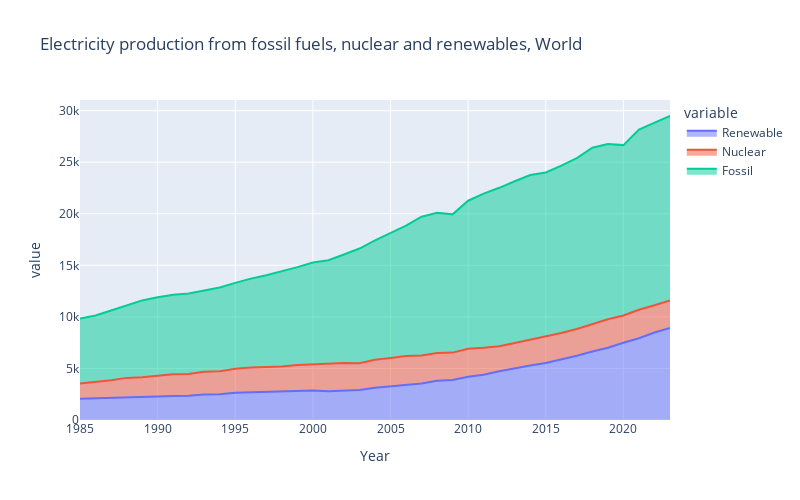

Here is the notebook cell this chart was saved with:
### Code cell
fig = px.area(df, x='Year', y='value', color='variable',
              height = 500, width = 800,
             title = 'Electricity production from fossil fuels, nuclear and renewables, World')
fig.show()

### Figure 1 — Plotly figure (JSON) as saved in the notebook; plotly's stock layout.template omitted (floating-point values rounded to 4 significant figures)
{"data": [{"fillpattern": {"shape": ""}, "hovertemplate": "variable=Renewable<br>Year=%{x}<br>value=%{y}<extra></extra>", "legendgroup": "Renewable", "line": {"color": "#636efa"}, "marker": {"symbol": "circle"}, "mode": "lines", "name": "Renewable", "orientation": "v", "showlegend": true, "stackgroup": "1", "type": "scatter", "x": [1985, 1986, 1987, 1988, 1989, 1990, 1991, 1992, 1993, 1994, 1995, 1996, 1997, 1998, 1999, 2000, 2001, 2002, 2003, 2004, 2005, 2006, 2007, 2008, 2009, 2010, 2011, 2012, 2013, 2014, 2015, 2016, 2017, 2018, 2019, 2020, 2021, 2022, 2023], "xaxis": "x", "y": [2058.0, 2092.0, 2125.0, 2193.0, 2195.0, 2280.0, 2335.0, 2345.0, 2483.0, 2504.0, 2639.0, 2677.0, 2736.0, 2766.0, 2799.0, 2858.0, 2796.0, 2873.0, 2899.0, 3129.0, 3280.0, 3432.0, 3540.0, 3798.0, 3879.0, 4192.0, 4394.0, 4721.0, 5026.0, 5286.0, 5519.0, 5859.0, 6234.0, 6647.0, 7011.0, 7484.0, 7927.0, 8485.0, 8914.0], "yaxis": "y"}, {"fillpattern": {"shape": ""}, "hovertemplate": "variable=Nuclear<br>Year=%{x}<br>value=%{y}<extra></extra>", "legendgroup": "Nuclear", "line": {"color": "#EF553B"}, "marker": {"symbol": "circle"}, "mode": "lines", "name": "Nuclear", "orientation": "v", "showlegend": true, "stackgroup": "1", "type": "scatter", "x": [1985, 1986, 1987, 1988, 1989, 1990, 1991, 1992, 1993, 1994, 1995, 1996, 1997, 1998, 1999, 2000, 2001, 2002, 2003, 2004, 2005, 2006, 2007, 2008, 2009, 2010, 2011, 2012, 2013, 2014, 2015, 2016, 2017, 2018, 2019, 2020, 2021, 2022, 2023], "xaxis": "x", "y": [1489.0, 1595.0, 1735.0, 1891.0, 1945.0, 2001.0, 2096.0, 2112.0, 2185.0, 2226.0, 2323.0, 2407.0, 2390.0, 2431.0, 2524.0, 2540.0, 2613.0, 2655.0, 2601.0, 2719.0, 2727.0, 2762.0, 2703.0, 2695.0, 2657.0, 2726.0, 2610.0, 2432.0, 2449.0, 2499.0, 2533.0, 2571.0, 2594.0, 2659.0, 2754.0, 2648.0, 2762.0, 2640.0, 2686.0], "yaxis": "y"}, {"fillpattern": {"shape": ""}, "hovertemplate": "variable=Fossil<br>Year=%{x}<br>value=%{y}<extra></extra>", "legendgroup": "Fossil", "line": {"color": "#00cc96"}, "marker": {"symbol": "circle"}, "mode": "lines", "name": "Fossil", "orientation": "v", "showlegend": true, "stackgroup": "1", "type": "scatter", "x": [1985, 1986, 1987, 1988, 1989, 1990, 1991, 1992, 1993, 1994, 1995, 1996, 1997, 1998, 1999, 2000, 2001, 2002, 2003, 2004, 2005, 2006, 2007, 2008, 2009, 2010, 2011, 2012, 2013, 2014, 2015, 2016, 2017, 2018, 2019, 2020, 2021, 2022, 2023], "xaxis": "x", "y": [6285.0, 6440.0, 6758.0, 6998.0, 7456.0, 7615.0, 7723.0, 7808.0, 7859.0, 8119.0, 8335.0, 8627.0, 8911.0, 9215.0, 9499.0, 9878.0, 10090.0, 10520.0, 11130.0, 11560.0, 12130.0, 12640.0, 13470.0, 13610.0, 13410.0, 14350.0, 14950.0, 15360.0, 15680.0, 15970.0, 15950.0, 16230.0, 16570.0, 17094, 17010.0, 16520.0, 17480.0, 17720.0, 17880.0], "yaxis": "y"}], "layout": {"height": 500, "legend": {"title": {"text": "variable"}, "tracegroupgap": 0}, "title": {"text": "Electricity production from fossil fuels, nuclear and renewables, World"}, "width": 800, "xaxis": {"anchor": "y", "domain": [0, 1], "title": {"text": "Year"}}, "yaxis": {"anchor": "x", "domain": [0, 1], "title": {"text": "value"}}}}
